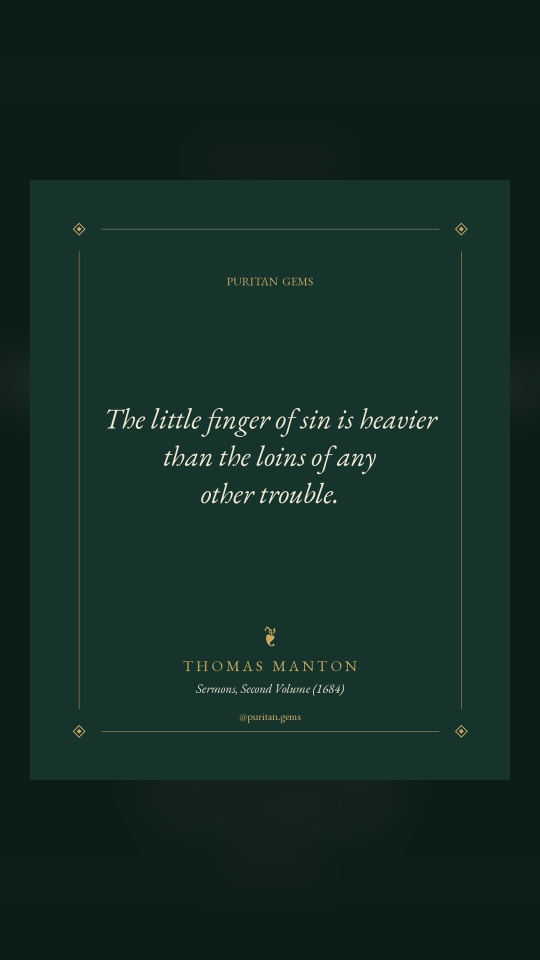
#> input picture media/story_002_2026-11-24_pm.jpg, 1080 x 1920 px (shown at 1/2 size)
$ python -i extras.py   (imports and definitions only)
#> lines starting #> are read from the running program, lines starting #| are printed output that depends on the picture
"""Extra Instagram reach, made automatically from the cards already in posts/.

1. STORY: every quote card Instagram posts is also put in the Story (9:16, card on a soft
   blurred background), straight after the feed post.
2. REELS: on Tuesdays, Thursdays and Saturdays (in the 15:41 run) a 10-second Reel is made from a
   card posted at least a week earlier: slow push-in, fade, soft pad music. Saturdays are skipped
   while the hand-made Saturday Reels in schedule.csv are still running.

Files are rendered on the GitHub runner, committed to media/, and fetched by Instagram from that
exact commit. Progress lives in extras_state.json. Failures here never affect the feed posts.
Needs: IG_USER_ID, IG_TOKEN (same as post.py); Pillow and ffmpeg on the runner.
"""
import csv, datetime, json, os, random, subprocess, sys, time, urllib.parse, urllib.request
from PIL import Image, ImageFilter, ImageEnhance

HOST = os.environ.get("IG_HOST", "https://graph.facebook.com/v21.0")
# [1 line that did not run here, left out]
# [1 line that did not run here, left out]
DRY = os.environ.get("DRY_RUN") == "1"
NOW = datetime.datetime.utcnow()
STATE = "extras_state.json"
REEL_DAYS = {1, 3, 5}           # Tue, Thu, Sat (Mon=0)


# [22 lines left out: functions call, wait_ready, not called in this run]


def git(*a):
    return subprocess.run(["git", *a], check=True, capture_output=True, text=True).stdout.strip()


# [12 lines left out: function push, not called in this run]


# ---------- rendering ----------
def story_image(card_path, out):
#> called with card_path = 'media/story_002_2026-11-24_pm.jpg', out = 'out.png'
    card = Image.open(card_path).convert("RGB")
#> card is the input picture: PIL image 1080x1920 RGB; mean R, G, B 19.8, 43.2, 36.7
    bg = card.resize((1080, int(1080 * card.height / card.width))).resize((1536, 1920))
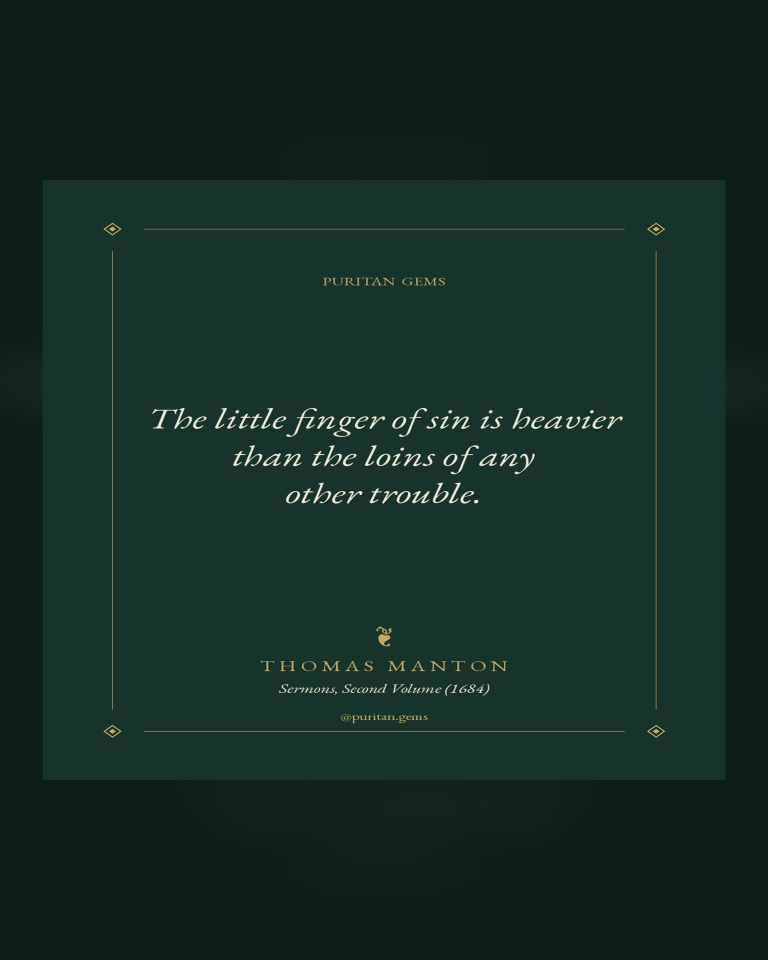
#> bg: PIL image 1536x1920 RGB (shown at 1/2 size); mean R, G, B 19.8, 43.2, 36.7
    bg = bg.crop((228, 0, 1308, 1920)).filter(ImageFilter.GaussianBlur(40))
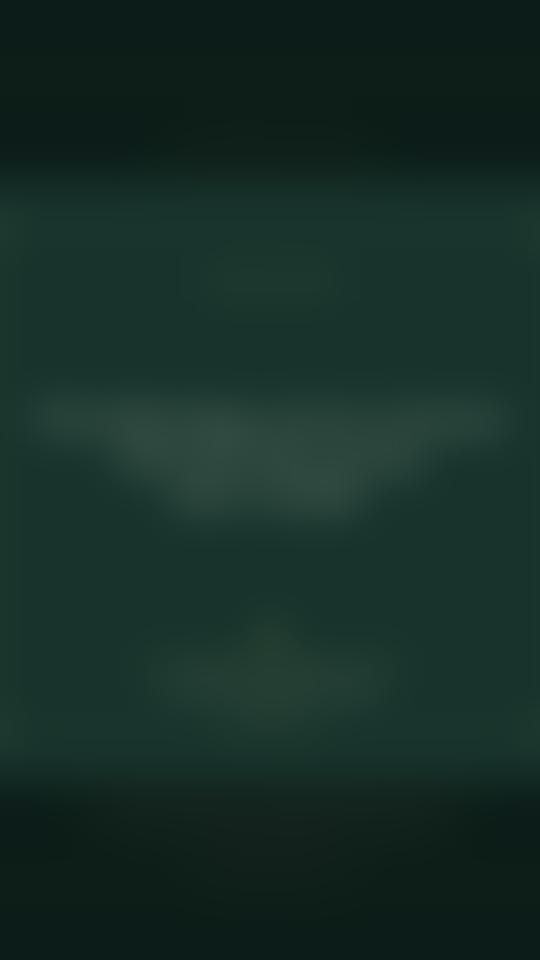
#> bg: PIL image 1080x1920 RGB (shown at 1/2 size); mean R, G, B 21.2, 45.4, 38.4
    bg = ImageEnhance.Brightness(bg).enhance(0.55)
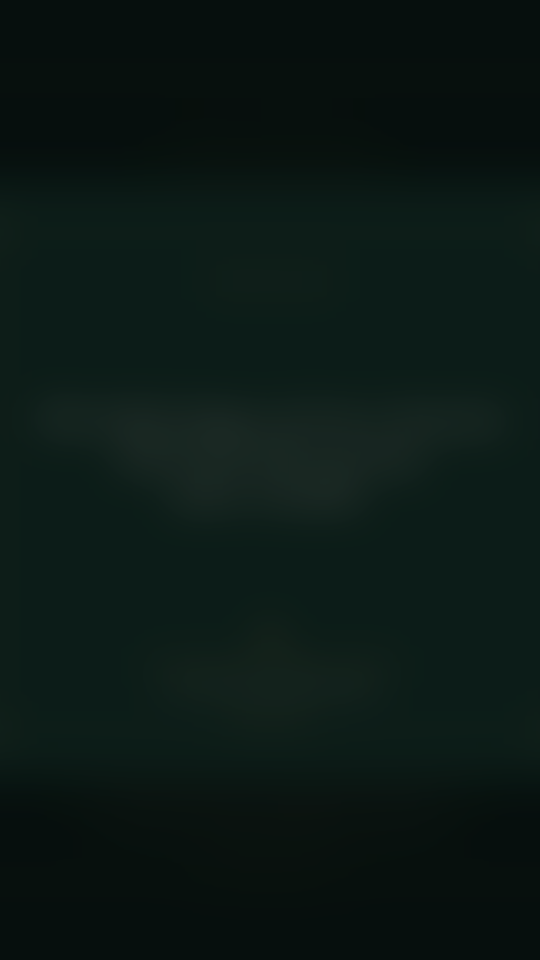
#> bg: PIL image 1080x1920 RGB (shown at 1/2 size); mean R, G, B 11.3, 24.5, 20.7
    w = 960
    c = card.resize((w, int(w * card.height / card.width)), Image.LANCZOS)
    bg.paste(c, ((1080 - w) // 2, (1920 - c.height) // 2))
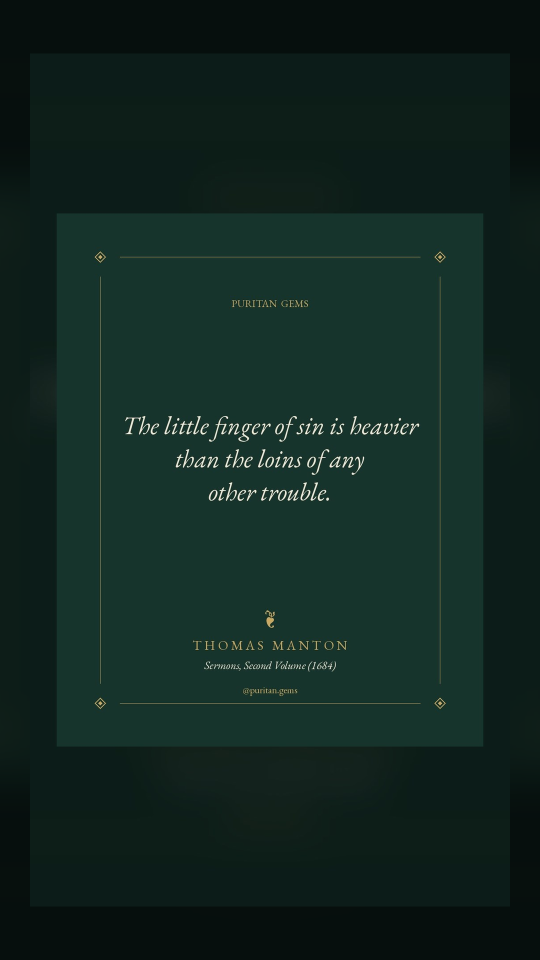
#> bg: PIL image 1080x1920 RGB (shown at 1/2 size); mean R, G, B 17.4, 38.3, 32.5
    bg.save(out, quality=88)


# [30 lines left out: functions ffmpeg, reel_video, not called in this run]


# ---------- main ----------
# [5 lines not run here, left out]
# [2 lines that did not run here, left out]
# [1 line not run here, left out]
failed = False

# 1) Story for each newly posted card
# [15 lines not run here, left out]

# 2) Reel on Tue/Thu/Sat afternoons
today = NOW.strftime("%Y-%m-%d")
in_reel_slot = NOW.hour >= 15 or os.environ.get("FORCE_REEL") == "1"
# [1 line that did not run here, left out]
# [36 lines not run here, left out]

>>> result = story_image('media/story_002_2026-11-24_pm.jpg', 'out.png')

$ run again, on media/story_pg50.jpg
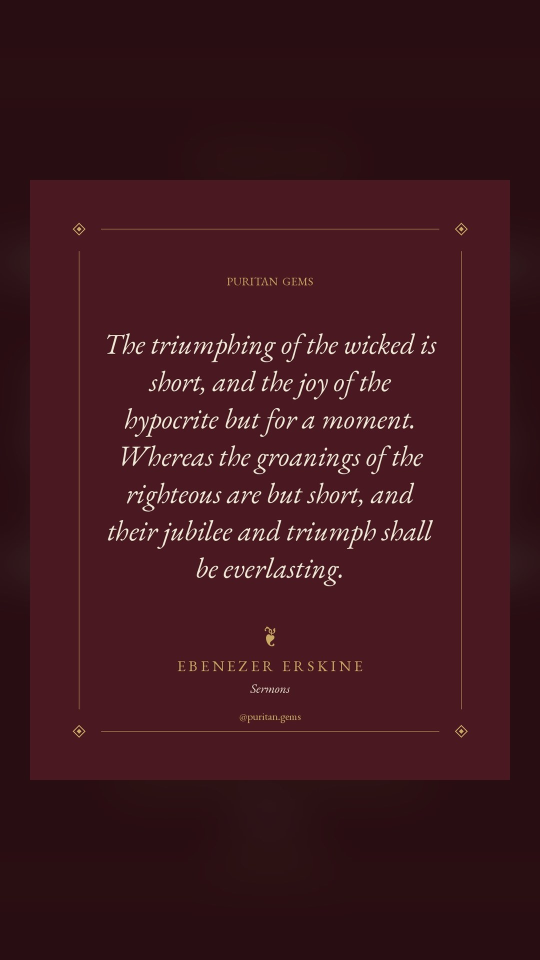
#> input picture media/story_pg50.jpg, 1080 x 1920 px (shown at 1/2 size)
#> in story_image, card is the input picture: PIL image 1080x1920 RGB; mean R, G, B 62.3, 23.3, 29.5
#> in story_image, `bg = ImageEnhance.Brightness(bg).enhance(0.55)`:
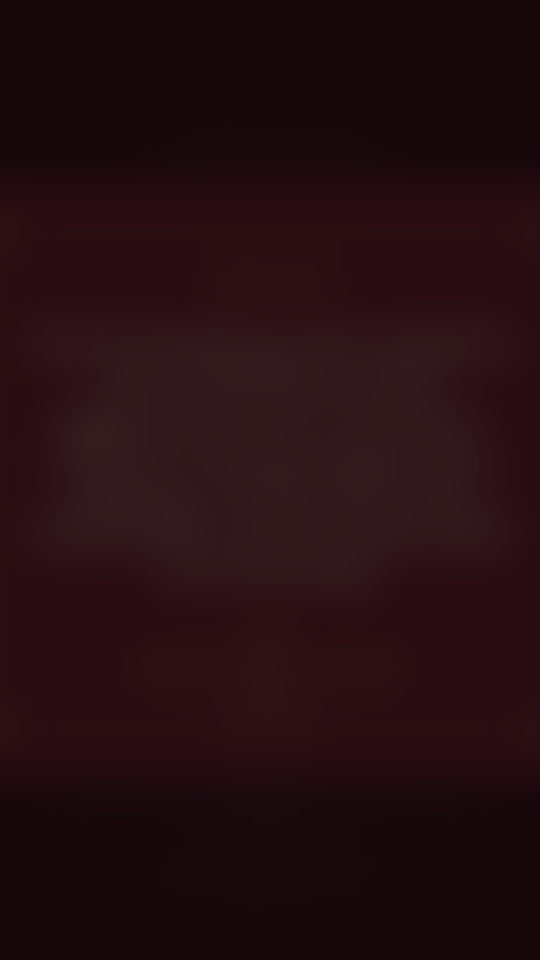
#> bg: PIL image 1080x1920 RGB (shown at 1/2 size); mean R, G, B 35.6, 13.5, 16.9
#> in story_image, `bg.paste(c, ((1080 - w) // 2, (1920 - c.height) // 2))`:
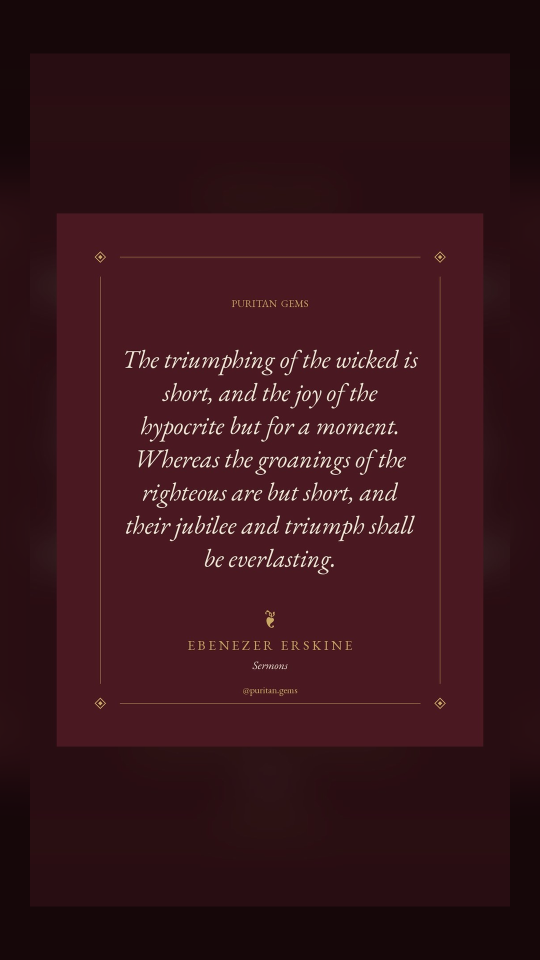
#> bg: PIL image 1080x1920 RGB (shown at 1/2 size); mean R, G, B 55.1, 20.3, 25.9
